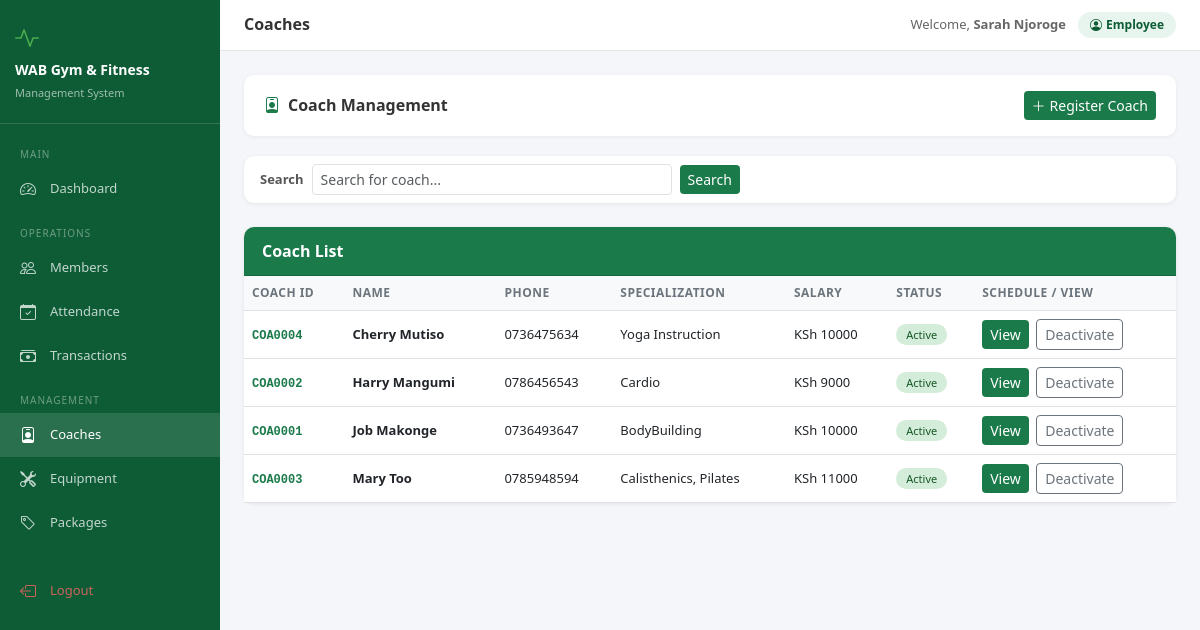
The page /coaches/ (signed in) on the database its author committed.
### accounts/models.py (models this page shows, shortened)
class User(AbstractUser):
    ROLE_CHOICES = [
        ("admin", "Admin"),
        ("receptionist", "Receptionist"),
        ("accountant", "Accountant"),
        ("coach", "Coach"),
    ]
    role = models.CharField(
        max_length=20,
        choices=ROLE_CHOICES,
        default="receptionist",
    )
    phone = models.CharField(
        max_length=15,
        blank=True,
        null=True,
    )
    @property
    def is_admin(self):
        return self.role == "admin"

### coaches/models.py (models this page shows, shortened)
class Coach(models.Model):
    coach_id       = models.CharField(max_length=20, unique=True, blank=True)
    name           = models.CharField(max_length=100)
    phone          = models.CharField(max_length=15, unique=True)
    email          = models.EmailField(blank=True, null=True, unique=True)
    specialization = models.CharField(max_length=100, blank=True)
    qualifications = models.TextField(blank=True)
    salary         = models.DecimalField(max_digits=10, decimal_places=2, default=0)
    is_active      = models.BooleanField(default=True)
    created_at     = models.DateTimeField(auto_now_add=True)

### coaches/views.py (the view)
# urls.py: path('', views.coach_list, name='coach_list'),
@login_required
def coach_list(request):
    q = request.GET.get('q', '')
    coaches = Coach.objects.all().order_by('name')
    if q:
        coaches = coaches.filter(name__icontains=q)
    return render(request, 'coaches/coach_list.html', {'coaches': coaches, 'q': q})

### coaches/templates/coaches/coach_list.html (shortened to what this page needs)
{% extends 'base.html' %}
{% block page_title %}Coaches{% endblock %}
{% block content %}
<div class="section-header">
  <h4><i class="bi bi-person-badge me-2" style="color:#1a7a4a"></i>Coach Management</h4>
  <a href="{% url 'coach_create' %}" class="btn btn-wab btn-sm">
    <i class="bi bi-plus-lg me-1"></i>Register Coach
  </a>
</div>
<div class="card mb-4">
  <div class="card-body py-2">
    <form method="get" class="d-flex gap-2 align-items-center">
      <span style="font-size:13px;font-weight:600;color:#555">Search</span>
      <input type="text" name="q" value="{{ q }}" class="form-control form-control-sm"
             placeholder="Search for coach..." style="max-width:360px">
      <button class="btn btn-wab btn-sm">Search</button>
    </form>
  </div>
</div>
<div class="card mb-4">
  <div class="card-header">Coach List</div>
  <div class="card-body p-0">
    <table class="table table-hover mb-0">
      <thead>
        <tr>
          <th>Coach ID</th>
          <th>Name</th>
          <th>Phone</th>
          <th>Specialization</th>
          <th>Salary</th>
          <th>Status</th>
          <th>Schedule / View</th>
        </tr>
      </thead>
      <tbody>
        {% for coach in coaches %}
        <tr>
          <td><span style="font-family:monospace;font-size:12px;font-weight:600;color:#1a7a4a">{{ coach.coach_id }}</span></td>
          <td><strong>{{ coach.name }}</strong></td>
          <td>{{ coach.phone }}</td>
          <td>{{ coach.specialization|default:'—' }}</td>
          <td>KSh {{ coach.salary|floatformat:0 }}</td>
          <td>
            {% if coach.is_active %}
              <span class="badge-active">Active</span>
            {% else %}
              <span class="badge-inactive">Inactive</span>
            {% endif %}
          </td>
          <td>
            <a href="{% url 'coach_detail' coach.pk %}" class="btn btn-sm btn-wab me-1">View</a>
            <a href="{% url 'coach_toggle' coach.pk %}" class="btn btn-sm btn-outline-secondary"
               onclick="return confirm('Toggle coach status?')">
              {% if coach.is_active %}Deactivate{% else %}Activate{% endif %}
            </a>
          </td>
        </tr>
        {% empty %}
        <tr><td colspan="7" class="text-center py-4" style="color:#aaa">No coaches registered yet.</td></tr>
        {% endfor %}
      </tbody>
    </table>
  </div>
</div>
{% endblock %}

### templates/base.html (shortened to what this page needs)
<!DOCTYPE html>
<html lang="en">
<head>
<link href="https://cdn.jsdelivr.net/npm/bootstrap@5.3.0/dist/css/bootstrap.min.css" rel="stylesheet">
<link href="https://cdn.jsdelivr.net/npm/bootstrap-icons@1.11.0/font/bootstrap-icons.css" rel="stylesheet">
</head>
<body>
{% if user.is_authenticated %}
<div class="sidebar">
  <div class="brand">
    <div style="font-size:24px;color:#4caf50;margin-bottom:6px"><i class="bi bi-activity"></i></div>
    <h5>WAB Gym & Fitness</h5>
    <small>Management System</small>
  </div>
  <nav class="mt-2">
    <div class="nav-section">Main</div>
    <a href="{% url 'dashboard' %}" class="nav-link {% if request.resolver_match.url_name == 'dashboard' %}active{% endif %}">
      <i class="bi bi-speedometer2"></i> Dashboard
    </a>
    <div class="nav-section">Operations</div>
    <a href="{% url 'member_list' %}" class="nav-link {% if 'member' in request.resolver_match.url_name %}active{% endif %}">
      <i class="bi bi-people"></i> Members
    </a>
    <a href="{% url 'attendance_list' %}" class="nav-link {% if 'attendance' in request.resolver_match.url_name %}active{% endif %}">
      <i class="bi bi-calendar-check"></i> Attendance
    </a>
    <a href="{% url 'payment_list' %}" class="nav-link {% if 'payment' in request.resolver_match.url_name %}active{% endif %}">
      <i class="bi bi-cash-stack"></i> Transactions
    </a>
    <div class="nav-section">Management</div>
    <a href="{% url 'coach_list' %}" class="nav-link {% if 'coach' in request.resolver_match.url_name %}active{% endif %}">
      <i class="bi bi-person-badge"></i> Coaches
    </a>
    <a href="{% url 'equipment_list' %}" class="nav-link {% if 'equipment' in request.resolver_match.url_name %}active{% endif %}">
      <i class="bi bi-tools"></i> Equipment
    </a>
    <a href="{% url 'package_list' %}" class="nav-link {% if 'package' in request.resolver_match.url_name %}active{% endif %}">
      <i class="bi bi-tag"></i> Packages
    </a>
    <div class="mt-4 mb-2">
    <a href="{% url 'logout' %}" class="nav-link" style="color:rgba(255,100,100,.8)">
      <i class="bi bi-box-arrow-left"></i> Logout
    </a>
    </div>
  </nav>
</div>
<div class="main-content">
  <div class="topbar">
    <h6 class="page-title">{% block page_title %}WAB Gym{% endblock %}</h6>
    <div class="user-info">
      <span style="font-size:13px;color:#666">Welcome, <strong>{{ user.get_full_name|default:user.username }}</strong></span>
      <span class="user-badge"><i class="bi bi-person-circle me-1"></i>{{ user.role|title }}</span>
    </div>
  </div>
  <div class="content-area">
    {% block content %}{% endblock %}
  </div>
</div>
{% else %}
{% block auth_content %}{% endblock %}
{% endif %}
</body>
</html>

### templates/base.html (style rules this page uses)
:root { --wab-green:#1a7a4a;--wab-dark:#0d5c36;--wab-light:#e8f5ee;--sidebar-w:220px }
body { background:#f4f6f9;font-family:'Segoe UI',sans-serif }
.sidebar { position:fixed;top:0;left:0;height:100vh;width:var(--sidebar-w);background:var(--wab-dark);z-index:1000;overflow-y:auto;transition:.3s }
.sidebar .brand { padding:20px 15px;border-bottom:1px solid rgba(255,255,255,.15) }
.sidebar .brand h5 { color:#fff;margin:0;font-size:14px;font-weight:700 }
.sidebar .brand small { color:rgba(255,255,255,.6);font-size:11px }
.sidebar .nav-link { color:rgba(255,255,255,.75);padding:10px 20px;font-size:13px;display:flex;align-items:center;gap:10px;border-radius:0;transition:.2s }
.sidebar .nav-link:hover,.sidebar .nav-link.active { color:#fff;background:rgba(255,255,255,.12) }
.sidebar .nav-link i { font-size:16px;width:20px }
.sidebar .nav-section { color:rgba(255,255,255,.4);font-size:10px;text-transform:uppercase;letter-spacing:1px;padding:15px 20px 5px }
.main-content { margin-left:var(--sidebar-w);min-height:100vh }
.topbar { background:#fff;border-bottom:1px solid #e5e5e5;padding:12px 24px;display:flex;align-items:center;justify-content:space-between;position:sticky;top:0;z-index:999 }
.topbar .page-title { font-size:16px;font-weight:600;color:#333;margin:0 }
.topbar .user-info { display:flex;align-items:center;gap:12px }
.topbar .user-badge { background:var(--wab-light);color:var(--wab-dark);padding:4px 12px;border-radius:20px;font-size:12px;font-weight:600 }
.content-area { padding:24px }
.card { border:none;border-radius:10px;box-shadow:0 1px 4px rgba(0,0,0,.08) }
.card-header { background:var(--wab-green);color:#fff;border-radius:10px 10px 0 0!important;font-weight:600;padding:12px 18px }
.btn-wab { background:var(--wab-green);color:#fff;border:none }
.badge-active { background:#d4edda;color:#155724;padding:3px 10px;border-radius:12px;font-size:11px }
.table th { background:#f8f9fa;font-size:12px;font-weight:600;text-transform:uppercase;letter-spacing:.5px;color:#6c757d }
.table td { font-size:13px;vertical-align:middle }
.section-header { background:#fff;border-radius:10px;padding:16px 20px;margin-bottom:20px;box-shadow:0 1px 4px rgba(0,0,0,.06);display:flex;align-items:center;justify-content:space-between }
.section-header h4 { margin:0;font-size:16px;font-weight:700;color:#333 }

### rows shown on the page
User: get_full_name "Sarah Njoroge", role "Employee"
Coach: coach_id "COA0004", name "Cherry Mutiso", phone "0736475634", specialization "Yoga Instruction", salary "10000", is_active "Active"
Coach: coach_id "COA0002", name "Harry Mangumi", phone "0786456543", specialization "Cardio", salary "9000", is_active "Active"
Coach: coach_id "COA0001", name "Job Makonge", phone "0736493647", specialization "BodyBuilding", salary "10000", is_active "Active"
Coach: coach_id "COA0003", name "Mary Too", phone "0785948594", specialization "Calisthenics, Pilates", salary "11000", is_active "Active"
